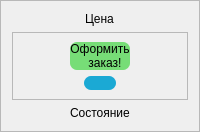
        <widget class="QFrame" name="frame_buy_ib">
         <property name="sizePolicy">
          <sizepolicy hsizetype="Fixed" vsizetype="Fixed">
           <horstretch>0</horstretch>
           <verstretch>0</verstretch>
          </sizepolicy>
         </property>
         <property name="minimumSize">
          <size>
           <width>170</width>
           <height>0</height>
          </size>
         </property>
         <property name="frameShape">
          <enum>QFrame::StyledPanel</enum>
         </property>
         <property name="frameShadow">
          <enum>QFrame::Raised</enum>
         </property>
         <layout class="QGridLayout" name="gridLayout_6">
          <item row="2" column="0" alignment="Qt::AlignHCenter|Qt::AlignTop">
           <widget class="QLabel" name="condition_ib">
            <property name="text">
             <string>Состояние</string>
            </property>
           </widget>
          </item>
          <item row="1" column="0">
           <widget class="QFrame" name="frame_button_ib">
            <property name="sizePolicy">
             <sizepolicy hsizetype="Preferred" vsizetype="Preferred">
              <horstretch>0</horstretch>
              <verstretch>0</verstretch>
             </sizepolicy>
            </property>
            <property name="maximumSize">
             <size>
              <width>16777215</width>
              <height>300</height>
             </size>
            </property>
            <property name="frameShape">
             <enum>QFrame::StyledPanel</enum>
            </property>
            <property name="frameShadow">
             <enum>QFrame::Raised</enum>
            </property>
            <layout class="QVBoxLayout" name="verticalLayout_9">
             <item alignment="Qt::AlignHCenter|Qt::AlignVCenter">
              <widget class="QPushButton" name="pushButton_arrange_ib">
               <property name="sizePolicy">
                <sizepolicy hsizetype="Fixed" vsizetype="Fixed">
                 <horstretch>0</horstretch>
                 <verstretch>0</verstretch>
                </sizepolicy>
               </property>
               <property name="cursor">
                <cursorShape>PointingHandCursor</cursorShape>
               </property>
               <property name="styleSheet">
                <string notr="true">QPushButton {
	background-color: rgb(119, 221, 119);
	border: none;
	border-radius: 7px;
}
QPushButton:hover {
	background-color: rgb(152, 255, 152);
}
QPushButton:pressed {
	background-color: rgb(19, 136, 8);
}</string>
               </property>
               <property name="text">
                <string>Оформить
   заказ!</string>
               </property>
               <property name="icon">
                <iconset resource="../../Изображения/QtResources/white_icon.qrc">
                 <normaloff>:/newPrefix/icon2/buy.png</normaloff>:/newPrefix/icon2/buy.png</iconset>
               </property>
               <property name="iconSize">
                <size>
                 <width>40</width>
                 <height>29</height>
                </size>
               </property>
              </widget>
             </item>
             <item alignment="Qt::AlignHCenter|Qt::AlignVCenter">
              <widget class="QPushButton" name="pushButton_bookmark_ib">
               <property name="sizePolicy">
                <sizepolicy hsizetype="Fixed" vsizetype="Fixed">
                 <horstretch>0</horstretch>
                 <verstretch>0</verstretch>
                </sizepolicy>
               </property>
               <property name="cursor">
                <cursorShape>PointingHandCursor</cursorShape>
               </property>
               <property name="styleSheet">
                <string notr="true">QPushButton {
	background-color: rgb(27, 169, 212);
	border: none;
	border-radius: 7px;
}
QPushButton:hover {
	
	background-color: rgb(31, 235, 249);
}
QPushButton:pressed {
	background-color: rgb(20, 131, 161);
}</string>
               </property>
               <property name="text">
                <string/>
               </property>
               <property name="icon">
                <iconset resource="../../Изображения/QtResources/white_icon.qrc">
                 <normaloff>:/newPrefix/icon2/bookmark.png</normaloff>:/newPrefix/icon2/bookmark.png</iconset>
               </property>
               <property name="iconSize">
                <size>
                 <width>50</width>
                 <height>50</height>
                </size>
               </property>
              </widget>
             </item>
            </layout>
           </widget>
          </item>
          <item row="0" column="0" alignment="Qt::AlignHCenter|Qt::AlignBottom">
           <widget class="QLabel" name="price_ib">
            <property name="text">
             <string>Цена</string>
            </property>
           </widget>
          </item>
         </layout>
        </widget>
